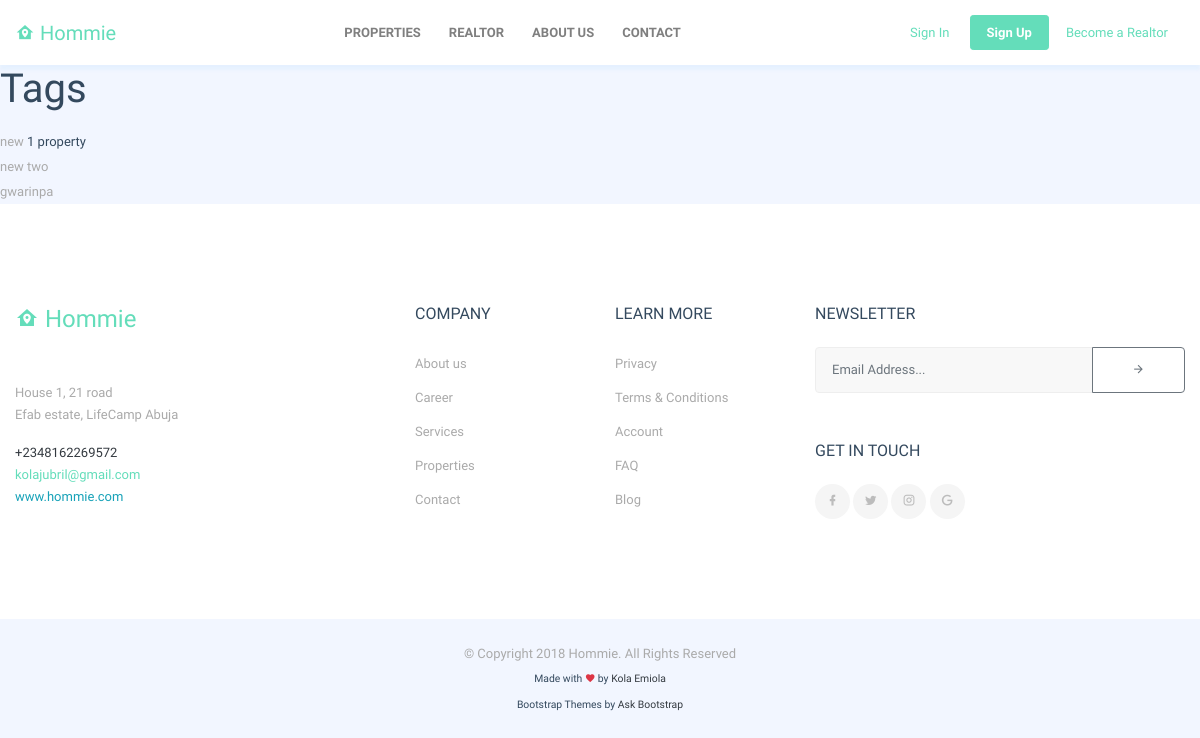
The app's page /tag/ with its own data.
### tag/models.py (models this page shows, shortened)
class Tag(models.Model):
    title = models.CharField(max_length=120, unique=True)
    slug =  models.SlugField(unique=True, blank=True)
    property = models.ManyToManyField(Property, blank=True)
    active  = models.BooleanField(default=True)
    objects = TagManager()
    def get_absolute_url(self):
        view_name = "tag:detail"
        return reverse(view_name,kwargs={"slug": self.slug})

### tag/views.py (the view)
class TagListView(ListView):
    template_name = "tag/tag_list.html"
    model = Tag
    def get_queryset(self):
        return Tag.objects.all()

### property/models.py (called while the page is built)
    def get_queryset(self):
        return PropertyQuerySet(self.model, using=self._db)

### tag/models.py (called while the page is built)
	def active(self):
		return self.filter(active=True)

	def get_queryset(self):
		return TagQuerySet(self.model, using=self._db)

	def all(self, *args, **kwargs):
		return super(TagManager, self).all(*args, **kwargs).active()

### tag/templates/tag/tag_list.html (shortened to what this page needs)
{% extends "base.html" %}
{% block content %}
<h1>Tags</h1>
<ul>
{% for instance in object_list %}
    <li><a href='{{ instance.get_absolute_url }}'>{{ instance.title }}</a>
            {% if instance.property.count == 1 %}
                {{ instance.property.count }} property
            {% elif instance.property.count > 1 %}
                {{ instance.property.count }} properties
            {% endif %}
    </li>
{% empty %}
    <li>No Tags yet.</li>
{% endfor %}
</ul>
{% endblock %}

### static_mystatic/css/osahan.css (style rules this page uses)
body { background-color: #F2F6FF; font-size: 13px; font-family: 'Maven Pro', sans-serif; line-height: 25px; color: #34495e; }
h1, h2, h3, h4, h5, h6 { color: #34495e; }
ul, ol { list-style: outside none none; }
ul { margin: 0; padding: 0; }
a { transition: color 300ms ease 0s, background-color 300ms ease 0s; text-decoration:none !important; color:#AAAAAA; }
a, a:hover { text-decoration: none; }

### records on screen
Tag: title "new", property.count "1"
Tag: title "new two"
Tag: title "gwarinpa"
